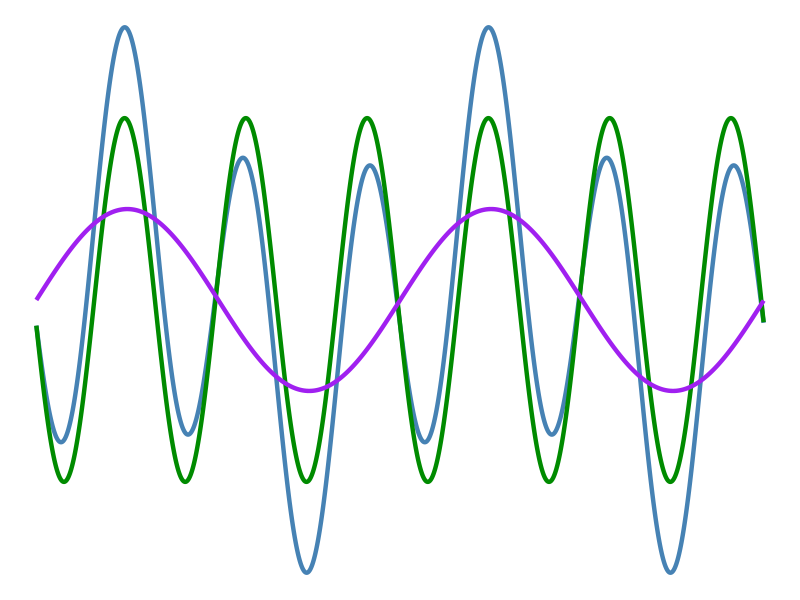

Generate this figure with R:
## ---- chunk 1
#| echo: false
#| message: false
#| warning: false
#| label: fig-figure-example
#| fig-cap: "This is an example of a Figure with a caption."


library(tidyverse)

x <- seq(0, 4*pi, 0.01)
y <- 2*sin(3*(x-1))
z <- sin(x)


data.frame(x = x, y = y, z = z, t = y + z) %>%
    pivot_longer(-x) %>%
    ggplot(aes(x, value, colour = name)) +
    geom_line(size = 1.5) +
  theme_void() + 
  scale_color_manual(values = c("steelblue", "green4", "purple")) +
  theme(legend.position = "none")



